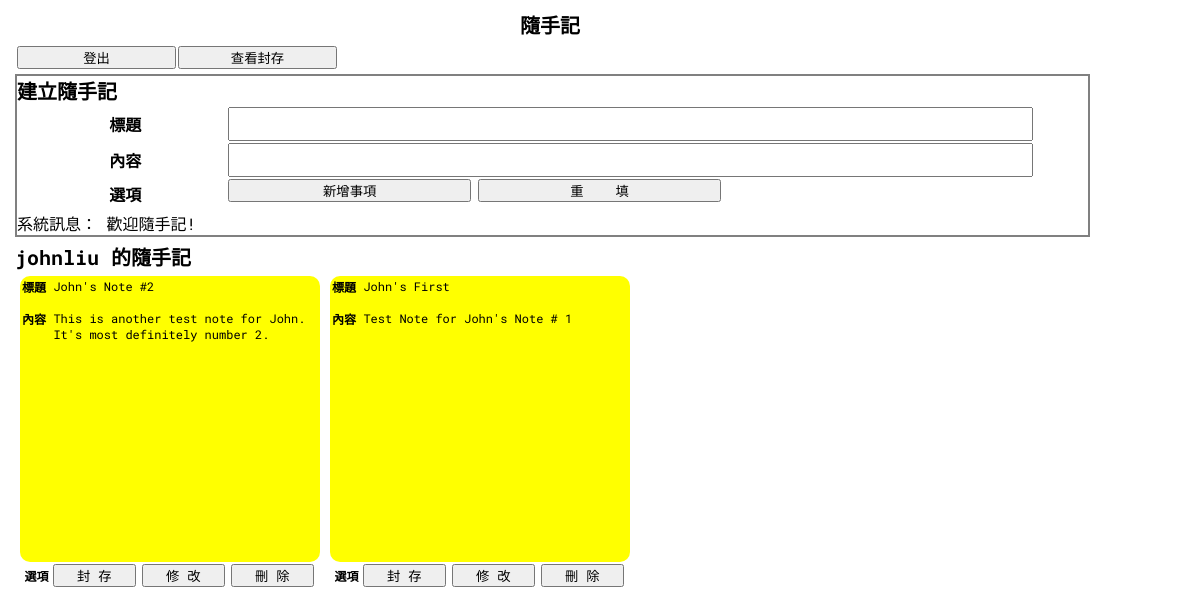
Screenshot of /notes/ (signed in) with the database file from the repository.
### notes_app/models.py (models this page shows, shortened)
class Note(models.Model):
    id = models.AutoField(primary_key=True)
    UserID = models.IntegerField(null=True)
    Title = models.CharField(max_length=255, null=False)
    Content = models.CharField(max_length=255, null=False)
    Archived = models.BooleanField(default=False)
    DateOfCreate = models.DateTimeField(auto_now=True)

### notes_app/views.py (the view)
# urls.py: path('notes/', views.notes),
def notes(request):
    if (request.user.id == None):
        return redirect('/login/')
    username = request.user.username
    curr_user_id = request.user.id
    notes = Note.objects.filter(UserID=curr_user_id).order_by('-DateOfCreate')
    notes = notes.filter(Archived='False')
    if (request.method == 'POST'):
        title = request.POST['title']
        content = request.POST['content']
        note = Note.objects.create(UserID=curr_user_id, Title=title, Content=content, Archived='False')
        note.save()
        print(f'Note {note.id} saved for --- user {curr_user_id}')
        return redirect('.')
    else:
        message = '歡迎隨手記!'
    context = {'notes':notes, 'message':message, 'username':username}
    return render(request, 'notes.html', context)

### templates/notes.html (shortened to what this page needs)
{% extends "base.html" %}
{% block title %}
    {% load static %} <link href="{% static "css/styles.css" %}" rel="stylesheet" type="text/css" />
{% endblock %}
{% block content %}
    <div class="main">
        <h1> 隨手記 </h1>
        <div class = "option-table">
            <table>
                <tr>
                    <td>
                        <form action="/logout">
                            <input type="submit" value="登出" />
                        </form>
                    </td>
                    <td>
                        <form action="/archived">
                            <input type="submit" value="查看封存" />
                        </form>
                    </td>
                </tr>
            </table>
        </div>
        <div class="notes-input">
            <h2> 建立隨手記 </h2>
            <form action="." method="POST" name="form" id="form1">
                <table>
                    <tr class="notes-input-title-row">
                        <th>標題</th>
                        <td><input type="text" name="title" id="input_title" /></td>
                    </tr>
                    <tr class="notes-input-content-row">
                        <th>內容</th>
                        <td><input type="text" name="content" id="input_content" /></td>
                    </tr>
                    <tr class="notes-input-button-row">
                        <th>選項</th>
                        <td>
                            <input type="submit" name="button_new" id="button_new" value="新增事項">
                            <input type="reset" name="button_reset" id="button_reset" value="重    填">
                        </td>
                    </tr>
                </table>
            </form>
            <span> 系統訊息： {{message}} </span>
        </div>
        <div class="show-notes">
            <h2> {{ username }} 的隨手記 </h2>
            {% for note in notes %}
            <div class = "notes-block">
                <table class="notes-block-hover">
                    <tr class="notes-block-title-row">
                        <th>標題</th>
                        <td> {{ note.Title }} </td>
                    </tr>
                    <tr class="notes-block-content-row">
                        <th>內容</th>
                        <td> {{ note.Content }} </td>
                    </tr>
                </table>
                <table class="notes-block-option">
                    <tr>
                        <th>選項</th>
                        <td>
                            <form action="/archiving/{{note.id}}/">
                                <input type="submit" value="封 存" />
                            </form>
                        </td>
                        <td>
                            <form action="/edit/{{note.id}}/">
                                <input type="submit" value="修 改" />
                            </form>
                        </td>
                        <td>
                            <form action="/delete/{{note.id}}/">
                                <input type="submit" value="刪 除" />
                            </form>
                        </td>
                    </tr>
                </table>
            </div>
            {% endfor %}
        </div>
    </div>
{% endblock %}

### static/css/styles.css (style rules this page uses)
* { margin: 0; padding: 0; font-family:'Roboto Mono',monospace; }
.main { display: block; width: 1080px; margin-top: 10px; margin-left: 10px; border-radius: 5px; overflow: visible; }
.main h1 { text-align: center; font-size: 20px; }
.main h2 { font-size: 20px; }
.main td { font-size: 12px; }
.option-table { display: block; margin-top: 5px; margin-left: 5px; width: 30%; height: 25px; }
.option-table table { width: 100%; height: 20px; }
.option-table td { width: 50%; height: 20px; }
.option-table input { width: 100%; }
.notes-input { display: block; border: solid gray 2px; margin-top: 5px; margin-left: 5px; }
.notes-input table { margin-left: 5px; width: 95%; height:100px; }
.notes-input th { width: 20%; }
.notes-input td { width: 80%; }
.notes-input-title-row { height: 30px; }
.notes-input-content-row { height: 30px; }
.notes-input-button-row { height: 30px; }
.notes-input-button-row input { width: 30%; }
#input_title { width: 99%; line-height: 30px; }
#input_content { width: 99%; height: 30px; }
.show-notes { display: block; margin-top: 5px; margin-left: 5px; overflow: visible; }
.notes-block { display: block; float: left; margin: 5px; width: 300px; height: 300px; font-size: 12px; }
.notes-block-hover th { width: 10%; }
.notes-block-hover td { width: 90%; }
.notes-block-hover { border-radius: 10px; background-color: yellow; width: 100%; height: 280px; }
.notes-block-title-row { height: 30px; }
.notes-block-title-row th, td { text-align: left; vertical-align: top; word-wrap: break-word; }
.notes-block-content-row { height: 250px; }
.notes-block-content-row th, td { text-align: left; vertical-align: top; word-wrap: break-word; }
.notes-block-option { width: 100%; height: 20px; }
.notes-block-option th { width: 10%; }
.notes-block-option td { width: 30%; }
.notes-block-option input { width: 95%; }

### rows the page displays
Note: Title "John's Note #2", Content "This is another test note for John. It's most definitely number 2."
Note: Title "John's First", Content "Test Note for John's Note # 1"

### other values shown
{{ message }} "歡迎隨手記!"
{{ username }} "johnliu"
